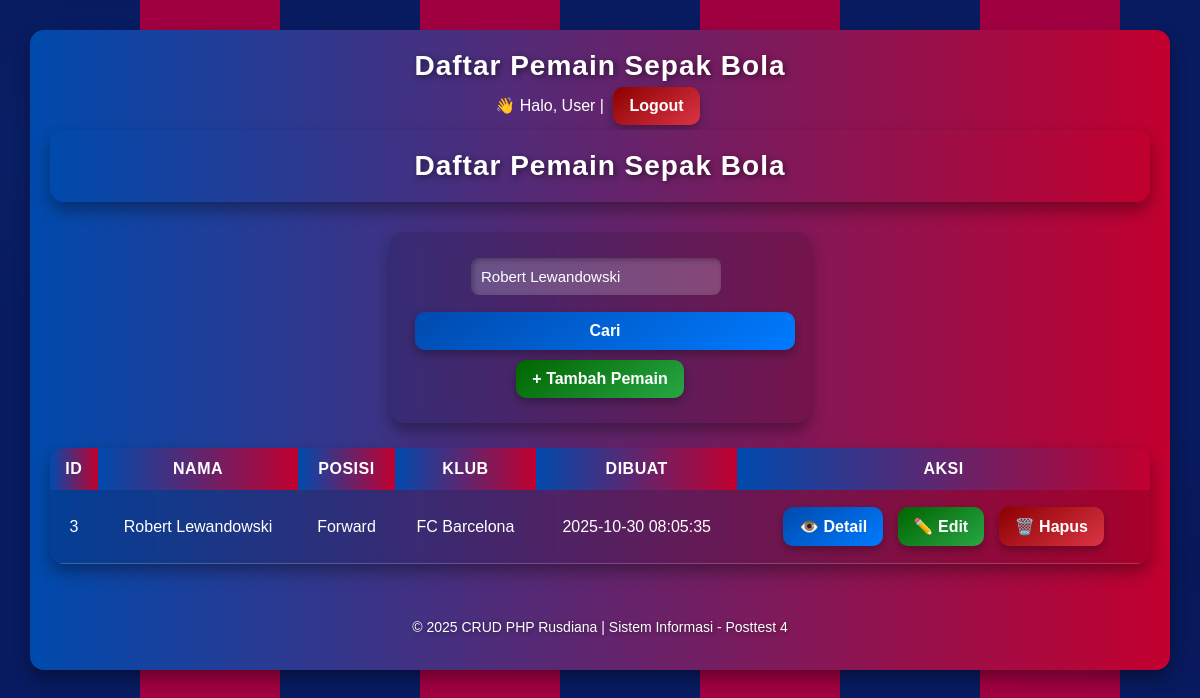
The app's page /index.php?keyword=Robert Lewandowski with its own data.
### tables this page shows
CREATE TABLE pemain (
    id INT AUTO_INCREMENT PRIMARY KEY,
    nama VARCHAR(100) NOT NULL,
    posisi VARCHAR(50) NOT NULL,
    klub VARCHAR(100) NOT NULL,
    created_at TIMESTAMP DEFAULT CURRENT_TIMESTAMP
);

### index.php (the view, shortened to what this page needs)
<?php
require __DIR__ . '/config/database.php';
$limit = 5;
$page = isset($_GET['page']) ? (int) $_GET['page'] : 1;
$offset = ($page - 1) * $limit;
$keyword = trim($_GET['keyword'] ?? '');
$where = '';
$params = [];
if ($keyword !== '') {
    $where = "WHERE nama LIKE ? OR klub LIKE ?";
    $params[] = "%$keyword%";
    $params[] = "%$keyword%";
}
$sql = "SELECT * FROM pemain $where ORDER BY created_at DESC LIMIT $limit OFFSET $offset";
$stmt = $pdo->prepare($sql);
$stmt->execute($params);
$pemain = $stmt->fetchAll();
?>
<!DOCTYPE html>
<html lang="id">
<head>
    <link rel="stylesheet" href="assets/2409106021_Rusdiana.css">
</head>
<body>
<header>
    <h1>Daftar Pemain Sepak Bola</h1>
    <p>👋 Halo, <?= htmlspecialchars($_SESSION['user'] ?? 'User') ?> |
       <a href="logout.php" class="btn-danger">Logout</a>
    </p>
<header>
    <h1>Daftar Pemain Sepak Bola</h1>
</header>
<div class="search-box">
    <form method="get" action="">
        <input type="text" name="keyword" placeholder="Cari nama atau klub..." value="<?= htmlspecialchars($keyword) ?>">
        <button type="submit" class="btn-primary">Cari</button>
        <a href="tambah.php" class="btn-success">+ Tambah Pemain</a>
    </form>
</div>
<table>
    <thead>
        <tr>
            <th>ID</th>
            <th>Nama</th>
            <th>Posisi</th>
            <th>Klub</th>
            <th>Dibuat</th>
            <th>Aksi</th>
        </tr>
    </thead>
    <tbody>
        <?php if ($pemain): ?>
            <?php foreach ($pemain as $row): ?>
                <tr>
                    <td><?= htmlspecialchars($row['id']) ?></td>
                    <td><?= htmlspecialchars($row['nama']) ?></td>
                    <td><?= htmlspecialchars($row['posisi']) ?></td>
                    <td><?= htmlspecialchars($row['klub']) ?></td>
                    <td><?= htmlspecialchars($row['created_at']) ?></td>
                    <td>
                        <a href="detail.php?id=<?= $row['id'] ?>" class="btn-primary">👁️ Detail</a>
                        <a href="edit.php?id=<?= $row['id'] ?>" class="btn-success">✏️ Edit</a>
                        <a href="hapus.php?id=<?= $row['id'] ?>" class="btn-danger" onclick="return confirm('Yakin ingin menghapus data ini?')">🗑️ Hapus</a>
                    </td>
                </tr>
            <?php endforeach; ?>
        <?php else: ?>
            <tr>
                <td colspan="6" style="text-align:center;">Tidak ada data ditemukan.</td>
            </tr>
        <?php endif; ?>
    </tbody>
</table>
<footer>
    <p>&copy; 2025 CRUD PHP Rusdiana | Sistem Informasi - Posttest 4</p>
</footer>
</body>
</html>

### assets/2409106021_Rusdiana.css (style rules this page uses)
* { margin: 0; padding: 0; box-sizing: border-box; font-family: 'Poppins', sans-serif; }
body { background: linear-gradient(135deg, #0b1e64, #a50044); color: #fff; min-height: 100vh; padding: 30px; }
header { background: linear-gradient(90deg, #004aad, #c2002f); color: #fff; text-align: center; padding: 20px; border-radius: 15px; box-shadow: 0 8px 16px rgba(0,0,0,0.4); margin-bottom: 30px; }
header h1 { font-size: 28px; letter-spacing: 1px; text-shadow: 2px 2px 6px rgba(0,0,0,0.5); }
a, button { display: inline-block; padding: 10px 16px; margin: 5px; border: none; border-radius: 10px; color: #fff; font-weight: bold; cursor: pointer; text-decoration: none; box-shadow: 0 4px 10px rgba(0,0,0,0.3); transition: all 0.25s ease; }
.btn-primary { background: linear-gradient(145deg, #004aad, #007bff); }
.btn-success { background: linear-gradient(145deg, #006400, #28a745); }
.btn-danger { background: linear-gradient(145deg, #8b0000, #dc3545); }
form { background: rgba(255,255,255,0.1); backdrop-filter: blur(8px); padding: 20px; border-radius: 15px; width: 420px; margin: 0 auto 25px auto; box-shadow: 0 8px 16px rgba(0,0,0,0.3); }
input[type="text"], input[type="email"] { width: 100%; padding: 10px; margin-top: 6px; margin-bottom: 12px; border: none; border-radius: 8px; outline: none; background: rgba(255,255,255,0.2); color: #fff; font-size: 15px; box-shadow: inset 2px 2px 5px rgba(0,0,0,0.3); }
button[type="submit"] { width: 100%; background: linear-gradient(145deg, #004aad, #007bff); border-radius: 10px; font-size: 16px; }
table { width: 100%; border-collapse: collapse; background: rgba(255,255,255,0.1); border-radius: 15px; overflow: hidden; box-shadow: 0 8px 16px rgba(0,0,0,0.4); }
th { background: linear-gradient(90deg, #004aad, #c2002f); color: #fff; text-transform: uppercase; letter-spacing: 0.5px; padding: 12px; }
td { padding: 12px; color: #fff; border-bottom: 1px solid rgba(255,255,255,0.2); }
.search-box input { width: 250px; padding: 10px; border-radius: 8px; border: none; outline: none; margin-right: 8px; background: rgba(255,255,255,0.2); color: #fff; }
footer { text-align: center; padding: 15px; color: #fff; font-size: 14px; text-shadow: 1px 1px 4px rgba(0,0,0,0.4); margin-top: 40px; }
:root { --barca-blue: #0b1e64; --barca-maroon: #a50044; }
body::before { content: ""; position: fixed; inset: 0; z-index: -2; background: repeating-linear-gradient( 90deg, var(--barca-blue) 0 140px, var(--barca-maroon) 140px 280px ); background-size: 560px 100%; animation: flag-slide 18s linear infinite; filter: saturate(1.1) brightness(0.9); }
body::after { content: ""; position: fixed; inset: -2%; z-index: -1; background: radial-gradient(1200px 300px at -10% 20%, rgba(255,255,255,0.08), transparent 60%), radial-gradient(1000px 260px at 110% 70%, rgba(0,0,0,0.15), transparent 60%); mix-blend-mode: soft-light; animation: flag-wave 4.5s ease-in-out infinite alternate; pointer-events: none; }
main, table, form, .card, header { background-color: rgba(0,0,0,0.12); backdrop-filter: blur(6px); border-radius: 14px; box-shadow: 0 8px 16px rgba(0,0,0,0.35); }

### index.php (style rules this page uses)
.search-box { margin-bottom: 20px; text-align: center; }

### records on screen
pemain: id "3", nama "Robert Lewandowski", posisi "Forward", klub "FC Barcelona", created_at "2025-10-30 08:05:35"

### other values on screen
$_SESSION['user'] "User"
